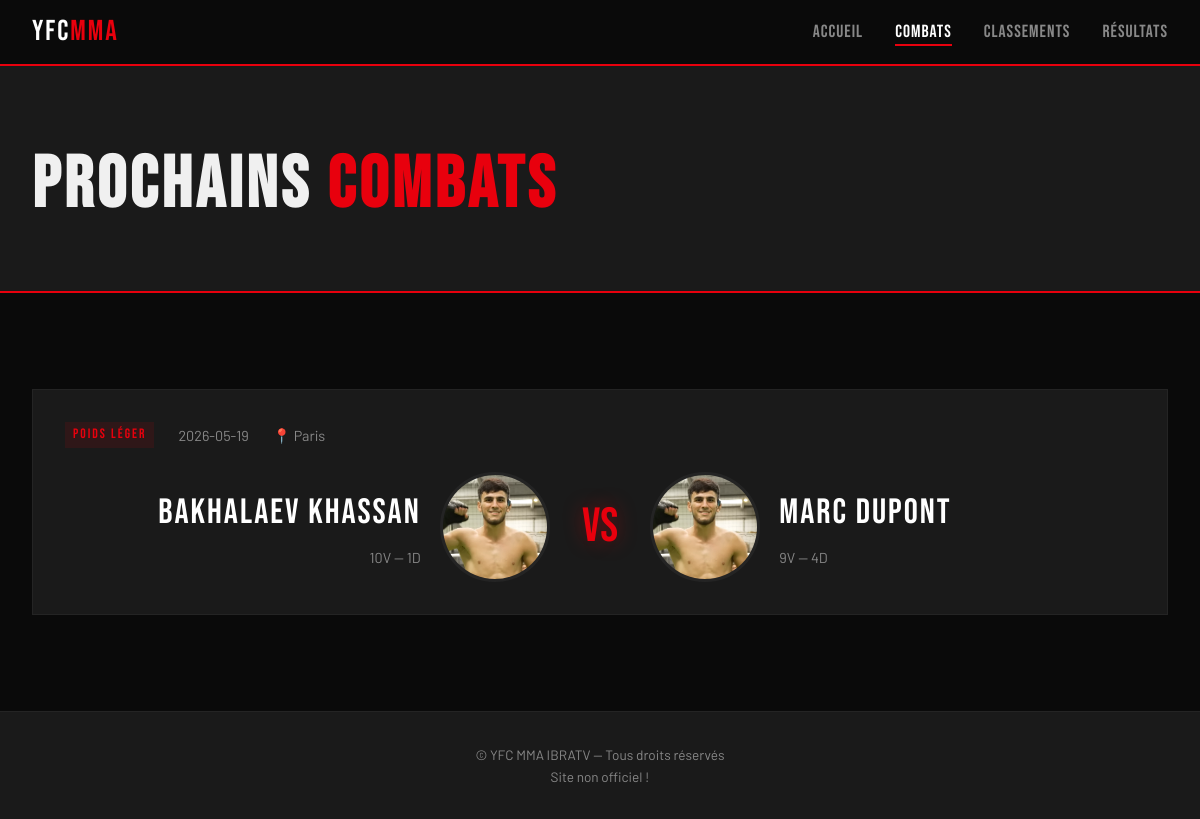
The app's page /combats with its own data.
### tables this page shows
CREATE TABLE fights (
        id INTEGER PRIMARY KEY AUTOINCREMENT,
        fighter1_id INTEGER,
        fighter2_id INTEGER,
        date TEXT,
        lieu TEXT,
        categorie TEXT
    );

CREATE TABLE fighters (
        id INTEGER PRIMARY KEY AUTOINCREMENT,
        nom TEXT NOT NULL,
        categorie TEXT NOT NULL,
        victoires INTEGER DEFAULT 0,
        defaites INTEGER DEFAULT 0,
        nuls INTEGER DEFAULT 0,
        points INTEGER DEFAULT 0,
        img TEXT
    );

### app.py (the view)
@app.route("/combats")
def combats():
    conn = get_db()
    fights = conn.execute("""
        SELECT f.*,
               f1.nom as nom1, f2.nom as nom2,
               f1.victoires as v1, f1.defaites as d1,
               f2.victoires as v2, f2.defaites as d2,
               f1.img as img1, f2.img as img2
        FROM fights f
        JOIN fighters f1 ON f.fighter1_id = f1.id
        JOIN fighters f2 ON f.fighter2_id = f2.id
        ORDER BY f.date ASC
    """).fetchall()
    conn.close()
    return render_template("combats.html", fights=fights)

### app.py (called while the page is built)
def get_db():
    conn = sqlite3.connect(DB)
    conn.row_factory = sqlite3.Row
    return conn

### templates/combats.html (shortened to what this page needs)
{% extends "base.html" %}
{% block content %}
<section class="page-header">
    <div class="container">
        <h1>PROCHAINS <span>COMBATS</span></h1>
    </div>
</section>
<section class="section">
    <div class="container">
        <div class="fights-list">
            {% for fight in fights %}
            <div class="fight-row">
                <div class="fight-row-meta">
                    <span class="fight-cat">{{ fight.categorie }}</span>
                    <span class="fight-date">{{ fight.date }}</span>
                    <span class="fight-lieu">📍 {{ fight.lieu }}</span>
                </div>
                <div class="fight-row-matchup">
                    <div class="fighter-block">
                        <div class="fighter-info">
                            <div class="fighter-big-name">{{ fight.nom1 }}</div>
                            <div class="fighter-record">{{ fight.v1 }}V — {{ fight.d1 }}D</div>
                        </div>
                        <img src="/static/img/{{ fight.img1 }}"
                             onerror="this.src='/static/img/default.jpg'"
                             alt="{{ fight.nom1 }}" class="fighter-photo">
                    </div>
                    <div class="vs-big">VS</div>
                    <div class="fighter-block right">
                        <img src="/static/img/{{ fight.img2 }}"
                             onerror="this.src='/static/img/default.jpg'"
                             alt="{{ fight.nom2 }}" class="fighter-photo">
                        <div class="fighter-info right">
                            <div class="fighter-big-name">{{ fight.nom2 }}</div>
                            <div class="fighter-record">{{ fight.v2 }}V — {{ fight.d2 }}D</div>
                        </div>
                    </div>
                </div>
            </div>
            {% else %}
            <p class="empty">Aucun combat annoncé pour le moment.</p>
            {% endfor %}
        </div>
    </div>
</section>
{% endblock %}

### templates/base.html (shortened to what this page needs)
<!DOCTYPE html>
<html lang="fr">
<head>
    <link rel="stylesheet" href="{{ url_for('static', filename='style.css') }}">
</head>
<body>
    <nav class="navbar">
        <div class="nav-inner">
            <a href="/" class="logo">YFC<span>MMA</span></a>
            <ul class="nav-links">
                <li><a href="/" class="{{ 'active' if request.path == '/' }}">Accueil</a></li>
                <li><a href="/combats" class="{{ 'active' if request.path == '/combats' }}">Combats</a></li>
                <li><a href="/classements" class="{{ 'active' if request.path == '/classements' }}">Classements</a></li>
                <li><a href="/resultats" class="{{ 'active' if request.path == '/resultats' }}">Résultats</a></li>
            </ul>
        </div>
    </nav>
    <main>
        {% block content %}{% endblock %}
    </main>
    <footer>
        <p>© YFC MMA IBRATV — Tous droits réservés</p>
        <p> Site non officiel !</p>
    </footer>
</body>
</html>

### static/style.css (style rules this page uses)
:root { --red: #e8000d; --red-dark: #a00008; --black: #0a0a0a; --dark: #111111; --dark2: #1a1a1a; --dark3: #242424; --grey: #888; --light: #f0f0f0; --white: #ffffff; --font-display: 'Bebas Neue', sans-serif; --font-body: 'Barlow', sans-serif; }
*, *::before, *::after { box-sizing: border-box; margin: 0; padding: 0; }
html { scroll-behavior: smooth; }
body { background: var(--black); color: var(--light); font-family: var(--font-body); font-size: 16px; line-height: 1.6; }
a { text-decoration: none; color: inherit; }
ul { list-style: none; }
.navbar { position: fixed; top: 0; left: 0; right: 0; z-index: 100; background: rgba(10,10,10,0.95); border-bottom: 2px solid var(--red); backdrop-filter: blur(8px); }
.nav-inner { max-width: 1200px; margin: 0 auto; padding: 0 2rem; height: 64px; display: flex; align-items: center; justify-content: space-between; }
.logo { font-family: var(--font-display); font-size: 1.8rem; letter-spacing: 2px; color: var(--white); }
.logo span { color: var(--red); }
.nav-links { display: flex; gap: 2rem; }
.nav-links a { font-family: var(--font-display); font-size: 1.1rem; letter-spacing: 1px; color: var(--grey); transition: color 0.2s; position: relative; }
.nav-links a:hover, .nav-links a.active { color: var(--white); }
.nav-links a.active::after { content: ''; position: absolute; bottom: -4px; left: 0; right: 0; height: 2px; background: var(--red); }
.section { padding: 6rem 0; }
.container { max-width: 1200px; margin: 0 auto; padding: 0 2rem; }
.fight-cat { font-family: var(--font-display); font-size: 0.85rem; letter-spacing: 2px; color: var(--red); background: rgba(232,0,13,0.1); padding: 2px 8px; }
.fight-date { font-size: 0.85rem; color: var(--grey); }
.fight-lieu { font-size: 0.85rem; color: var(--grey); }
.page-header { padding: 8rem 0 3rem; background: var(--dark2); border-bottom: 2px solid var(--red); }
.page-header h1 { font-family: var(--font-display); font-size: clamp(2.5rem, 6vw, 5rem); letter-spacing: 4px; }
.page-header h1 span { color: var(--red); }
.fights-list { display: flex; flex-direction: column; gap: 1.5rem; }
.fight-row { background: var(--dark2); border: 1px solid var(--dark3); padding: 2rem; transition: border-color 0.2s; }
.fight-row-meta { display: flex; gap: 1.5rem; align-items: center; margin-bottom: 1.5rem; flex-wrap: wrap; }
.fight-row-meta .fight-date, .fight-row-meta .fight-lieu { font-size: 0.9rem; color: var(--grey); }
.fight-row-matchup { display: flex; align-items: center; justify-content: space-between; gap: 2rem; }
.fighter-block { flex: 1; }
.fighter-block.right { text-align: right; }
.fighter-big-name { font-family: var(--font-display); font-size: clamp(1.4rem, 3vw, 2.2rem); letter-spacing: 2px; color: var(--white); }
.fighter-record { font-size: 0.9rem; color: var(--grey); margin-top: 0.3rem; }
.vs-big { font-family: var(--font-display); font-size: 3rem; color: var(--red); text-shadow: 0 0 20px rgba(232,0,13,0.4); flex-shrink: 0; }
footer { background: var(--dark2); border-top: 1px solid var(--dark3); text-align: center; padding: 2rem; color: var(--grey); font-size: 0.85rem; }
.fighter-photo { width: 110px; height: 110px; object-fit: cover; border-radius: 50%; border: 3px solid var(--dark3); flex-shrink: 0; }
.fighter-block { flex: 1; display: flex; align-items: center; gap: 1.2rem; justify-content: flex-end; }
.fighter-block.right { justify-content: flex-start; }
.fighter-info { display: flex; flex-direction: column; text-align: right; }
.fighter-info.right { text-align: left; }
body::before { content: ""; position: fixed; inset: 0; pointer-events: none; z-index: 999; background: repeating-linear-gradient( to bottom, rgba(255,255,255,0.02), rgba(255,255,255,0.02) 1px, transparent 2px, transparent 4px ); mix-blend-mode: overlay; opacity: 0.15; }

### records on screen
fights: categorie "Poids Léger", date "2026-05-19", lieu "Paris", nom1 "Bakhalaev Khassan", v1 "10", d1 "1", img1 (placeholder picture), img2 (placeholder picture), nom2 "Marc Dupont", v2 "9", d2 "4"
